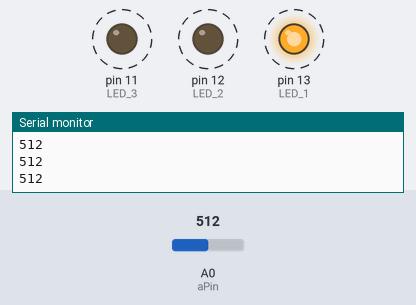
Simulated run of this sketch. Board: Arduino Uno, built with avr-gcc and run on an emulated ATmega328P. Shown: output pins drawn as LEDs (lit = HIGH), the last lines printed to the serial monitor. Dashed ring = blinking. Inputs (shaded band) come from the test bench; at power-on: A0 (aPin) = 512.

Above: at 1.25 s.
1.3 s: A0 (aPin) set to 390
4.3 s: A0 (aPin) set to 371
At 4.5 s:
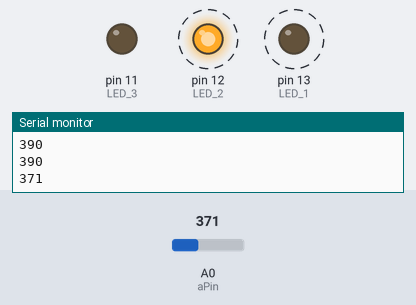
7.3 s: A0 (aPin) set to 350
At 7.56 s:
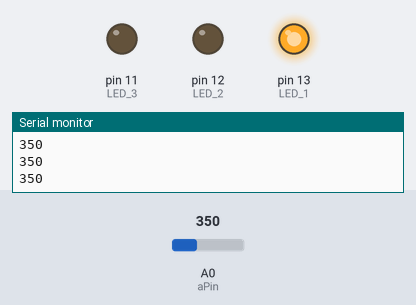
10.3 s: A0 (aPin) set to 370
At 10.54 s:
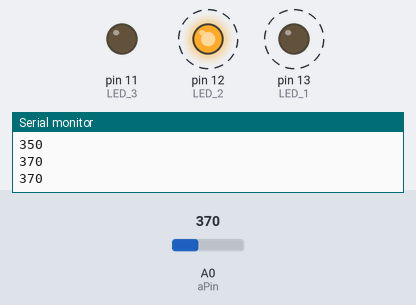
13.3 s: A0 (aPin) set to 511
At 13.5 s:
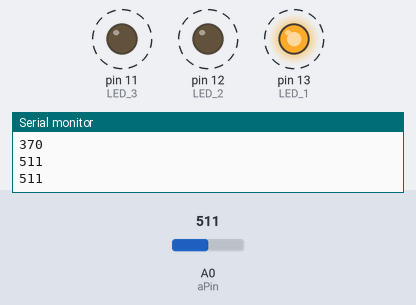
Timing chart, 0 to 17.3 s (numbered marks = the images above; inputs shaded):
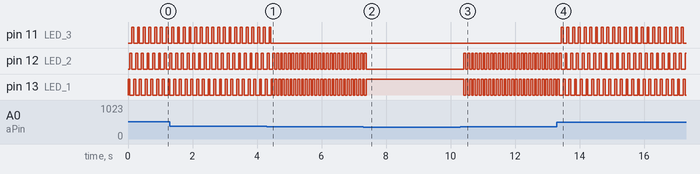

The sketch:

sensoraudio_mod.ino
```cpp
const int aPin = A0;
const int LED_1 = 13;
const int LED_2 = 12;
const int LED_3 = 11;
long sensorValue=0;
int vol;

void setup() {
  pinMode(aPin, INPUT);
  pinMode(LED_1, OUTPUT);
  pinMode(LED_2, OUTPUT);
  pinMode(LED_3, OUTPUT);
  digitalWrite(LED_1,LOW);
  digitalWrite(LED_2,LOW);
  digitalWrite(LED_3,LOW);
  Serial.begin(9600);
  }

void loop() {

   sensorValue = analogRead(aPin);

   Serial.println(sensorValue);

  if(sensorValue >= 350)
  {
    lightUp(LED_1,59);
      if(sensorValue >= 360)
    {
      lightUp(LED_2,59);
      if(sensorValue >= 380)
      {
        lightUp(LED_3,59);
      }
    }

  }


}

void lightUp(int led, int duration) {
  digitalWrite(led,HIGH);
  delay(duration);
  digitalWrite(led,LOW);
}
```

Measured:
- the behaviour switches between 380 and 379 on A0 (aPin) (found by bisection; images 0 and 1)
- after the input at 4.3 s, pin 11 (LED_3): goes on until 4.4 s, then stays LOW; pin 12 (LED_2): alternates HIGH for 0.06 s and LOW for 0.06 s, starting after 0.31 s; pin 13 (LED_1): alternates HIGH for 0.06 s and LOW for 0.06 s, starting after 0.25 s
- after the input at 7.3 s, pin 12 (LED_2): goes on until 7.4 s, then stays LOW; pin 13 (LED_1): goes on until 7.4 s, then stays HIGH
- after the input at 10.3 s, pin 12 (LED_2), pin 13 (LED_1): alternates HIGH for 0.06 s and LOW for 0.06 s, starting after 0.12 s
- after the input at 13.3 s, pin 11 (LED_3): alternates HIGH for 0.06 s and LOW for 0.12 s, starting after 0.13 s; pin 12 (LED_2): alternates HIGH for 0.06 s and LOW for 0.12 s, starting after 0.25 s; pin 13 (LED_1): alternates HIGH for 0.06 s and LOW for 0.12 s, starting after 0.19 s
- by itself, pin 11 (LED_3), pin 12 (LED_2), pin 13 (LED_1): alternates HIGH for 0.06 s and LOW for 0.12 s
